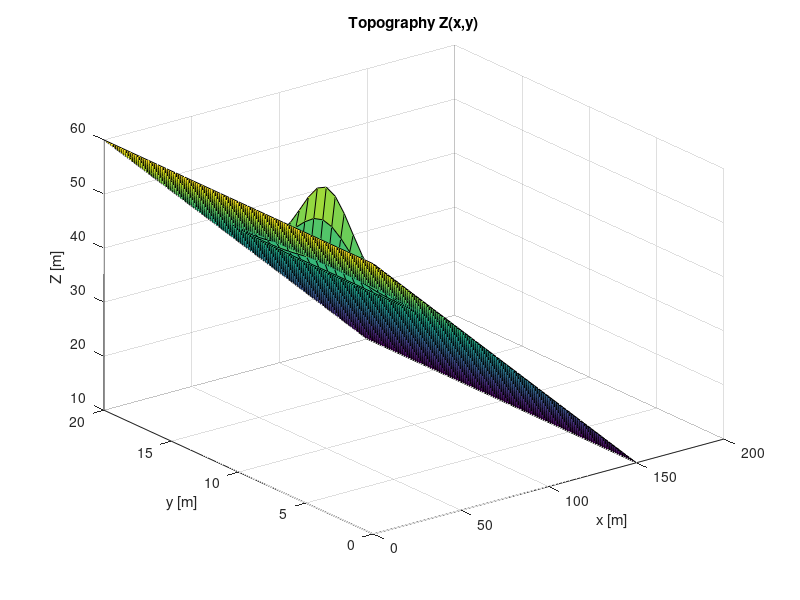
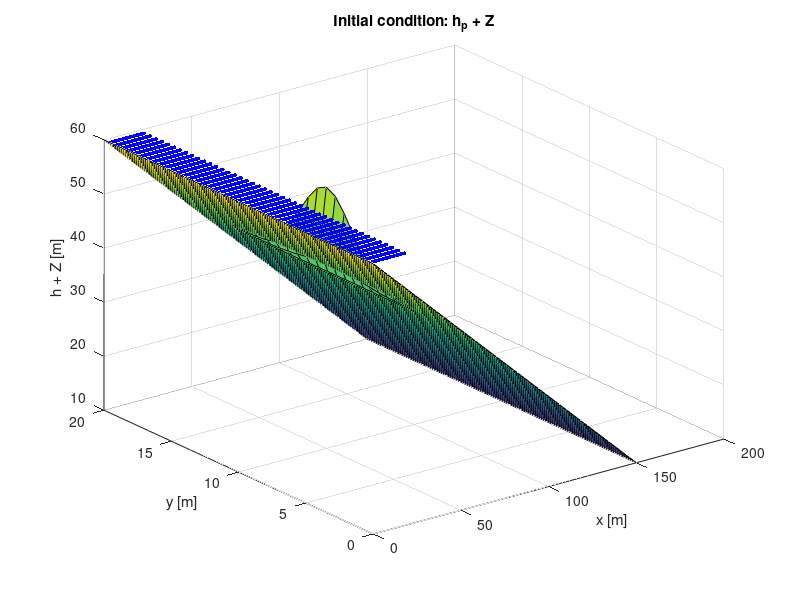

These figures' MATLAB source, in order:
% mass and momentum conservation test for dam break on inclined plane with gaussian obstacle

clear all;
close all;
clc;

% Domain: [0, 150] x [0, 20]
nelex = 75;
neley = 30;
Lx = 150;
Ly = 20;
hx = Lx / nelex;
hy = Ly / neley;

x = linspace(0, Lx, nelex+1);
y = linspace(0, Ly, neley+1);
[X, Y] = meshgrid(x, y);

% Topograhpy: inclned plane + gaussian bump
Z = 60 - (1/3).*X + 15.*exp(-((X-50).^2)./7 - ((Y-10).^2)./7);

% Gradient
[gx, gy] = gradient(Z, hx, hy);


figure(1);
surf(X, Y, Z);
title('Topography Z(x,y)');
xlabel('x [m]'); ylabel('y [m]'); zlabel('Z [m]');

% Particles: only in region [0, 20] x [0, 20]
Xmin = 0; Xmax = 20; Ymin = 0; Ymax = 20;
DX = 0.45; DY = 0.45;
[xp, yp] = meshgrid(Xmin+DX/2:DX:Xmax-DX/2, Ymin+DY/2:DY:Ymax-DY/2);
xp = xp(:);
yp = yp(:);

% Initial height: h = 60 - Z interpolated at particle positions
hp = 60 - interp2(X, Y, Z, xp, yp, 'linear');

% Remove particles with zero or negative height
hzero = find(hp <= 0.001);
hp(hzero) = [];
xp(hzero) = [];
yp(hzero) = [];

nmp = numel(xp);
fprintf('Particles: %d\n', nmp);


figure(2);
surf(X, Y, Z);
hold on;
scatter3(xp, yp, hp + interp2(X, Y, Z, xp, yp, 'linear'), 7, 'b', 'filled');
title('Initial condition: h_p + Z');
xlabel('x [m]'); ylabel('y [m]'); zlabel('h + Z [m]');

%% Physical parameters (from paper Section 4.2)
g     = 9.81;
xi    = 200;      % turbulence coefficient [m/s^2]
rhosy = 1200.0;   % mudflow density [kg/m^3]
T     = 10;        % final time [s]

%% Initial conditions for particles
Msys  = sum(hp * DX * DY * rhosy);
Mp    = Msys / nmp * ones(nmp, 1);
Vp    = Mp ./ rhosy;
Ap    = Vp ./ hp;
vp    = zeros(nmp, 2);
momp  = zeros(nmp, 2);

% Flag (from paper: friction on, Bingham on)
BINGHAM  = 1.0;
FRICTION = 1.0;
CFL      = 0.2;
BC_FLAG  = 1;

MERGE_SPLIT_ON = 1;

eq_level = 0.0;   % non well-balanced

% Rheological parameters (not specified in the paper
% we choose them to be consistent with the well-balanced test):
mu = 10; % Pa·s (viscosity)
phi = 12; % degrees (friction angle)
tauy = 30; % Pa·s (as in well-balanced test)

Zz   = Z(:);
dZdx = gx(:);
dZdy = gy(:);

%% writing DATA.json
function v2j(fid, name, x, last)
  if isscalar(x) && ~ischar(x)
    fprintf(fid, '"%s": %.17g', name, x);
  elseif ischar(x)
    fprintf(fid, '"%s": "%s"', name, x);
  else
    x = x(:);
    fprintf(fid, '"%s": [', name);
    fprintf(fid, '%.17g', x(1));
    for k = 2:numel(x)
      fprintf(fid, ',%.17g', x(k));
    endfor
    fprintf(fid, ']');
  endif
  if (~last)
    fprintf(fid, ',\n');
  else
    fprintf(fid, '\n');
  endif
endfunction

FID = fopen("DATA.json", "w");
fprintf(FID, "{\n");
v2j(FID, "x",           xp,         false);
v2j(FID, "y",           yp,         false);
v2j(FID, "Mp",          Mp,         false);
v2j(FID, "Ap",          Ap,         false);
v2j(FID, "vpx",         vp(:,1),    false);
v2j(FID, "vpy",         vp(:,2),    false);
v2j(FID, "Nex",         nelex,      false);
v2j(FID, "Ney",         neley,      false);
v2j(FID, "hx",          hx,         false);
v2j(FID, "hy",          hy,         false);
v2j(FID, "hp",          hp,         false);
v2j(FID, "mom_px",      momp(:,1),  false);
v2j(FID, "mom_py",      momp(:,2),  false);
v2j(FID, "g",           g,          false);
v2j(FID, "T",           T,          false);
v2j(FID, "xi",          xi,         false);
v2j(FID, "rho",         rhosy,      false);
v2j(FID, "Vp",          Vp,         false);
v2j(FID, "Z",           Zz,         false);
v2j(FID, "dZdx",        dZdx,       false);
v2j(FID, "dZdy",        dZdy,       false);

v2j(FID, "mu",        mu,       false);
v2j(FID, "phi",       phi,      false);
v2j(FID, "tauy",      tauy,      false);

v2j(FID, "MERGE_SPLIT_ON", MERGE_SPLIT_ON, false);

v2j(FID, "BINGHAM_ON",  BINGHAM,    false);
v2j(FID, "CFL",         CFL,        false);
v2j(FID, "BC_FLAG",     BC_FLAG,    false);
v2j(FID, "eq_level",    eq_level,   false);
v2j(FID, "FRICTION_ON", FRICTION,   true);
fprintf(FID, "}\n");
fclose(FID);
fprintf('DATA.json written: %d particles, grid %dx%d\n', nmp, nelex, neley);
fprintf('Domain: [0,%.0f] x [0,%.0f], hx=%.3f, hy=%.3f\n', Lx, Ly, hx, hy);
fprintf('Parameters: rho=%.0f, xi=%.0f, T=%.0f, CFL=%.2f\n', rhosy, xi, T, CFL);
